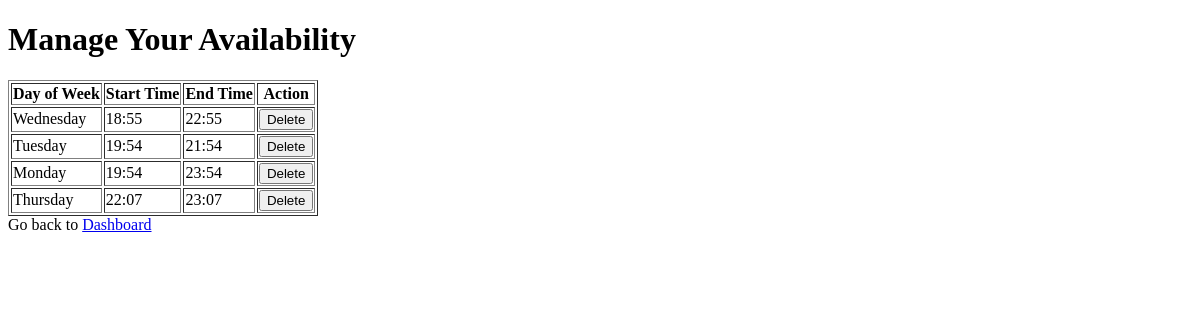
Page /doctor/manage_availability/ (signed in) on the earlier database version.
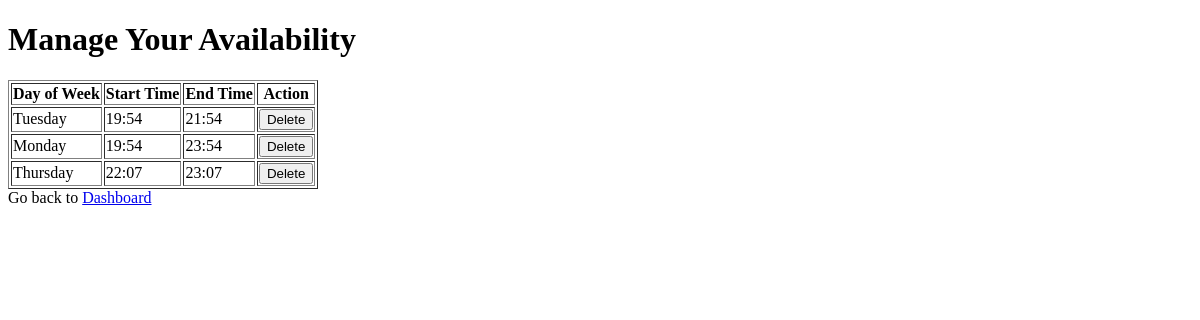
Same page on the later database version.
### doctor/models.py (models this page shows, shortened)
class Availability(models.Model):
    doctor = models.ForeignKey(Doctor, on_delete=models.CASCADE, related_name='availabilities')
    day_of_week = models.CharField(max_length=10)
    start_time = models.TimeField()
    end_time = models.TimeField()

### doctor/views.py (the view)
# urls.py: path('manage_availability/', views.manage_availability, name='manage_availability'),
@login_required(login_url='/doctor/login/')
def manage_availability(request):
    doctor = get_object_or_404(models.Doctor, user=request.user)
    return render(request, 'manage_availability.html', {'doctor': doctor})

### templates/manage_availability.html (shortened to what this page needs)
<!DOCTYPE html>
<html lang="en">
<head>
</head>
<body>
    <h1>Manage Your Availability</h1>
    <table class="table" border="1">
        <thead>
            <tr>
                <th>Day of Week</th>
                <th>Start Time</th>
                <th>End Time</th>
                <th>Action</th>
            </tr>
        </thead>
        <tbody>
            {% for availability in doctor.availabilities.all %}
            <tr>
                <td>{{ availability.day_of_week }}</td>
                <td>{{ availability.start_time|date:"H:i" }}</td>
                <td>{{ availability.end_time|date:"H:i" }}</td>
                <td>
                    <form action="{% url 'delete_availability' availability.id %}" method="post" style="display:inline;">
                        <button type="submit">Delete</button>
                    </form>
                </td>
            </tr>
            {% empty %}
            <tr>
                <td colspan="4">No availability slots available.</td>
            </tr>
            {% endfor %}
        </tbody>
    </table>
    Go back to <a href="{% url 'doctor_dashboard' %}">Dashboard</a><br>
</body>
</html>

Differences in the rows shown:
removed Availability: day_of_week "Wednesday", start_time "18:55", end_time "22:55"
